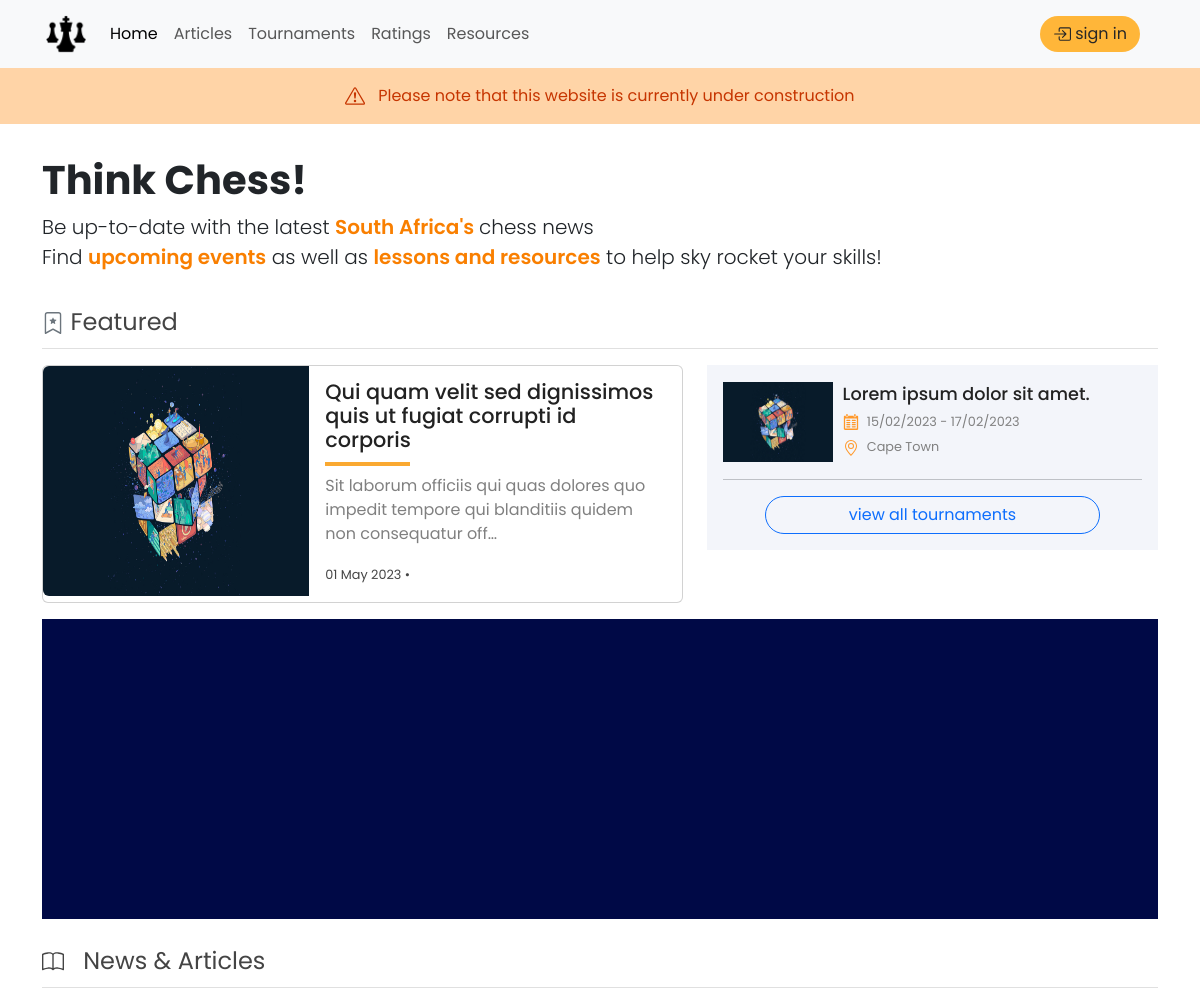
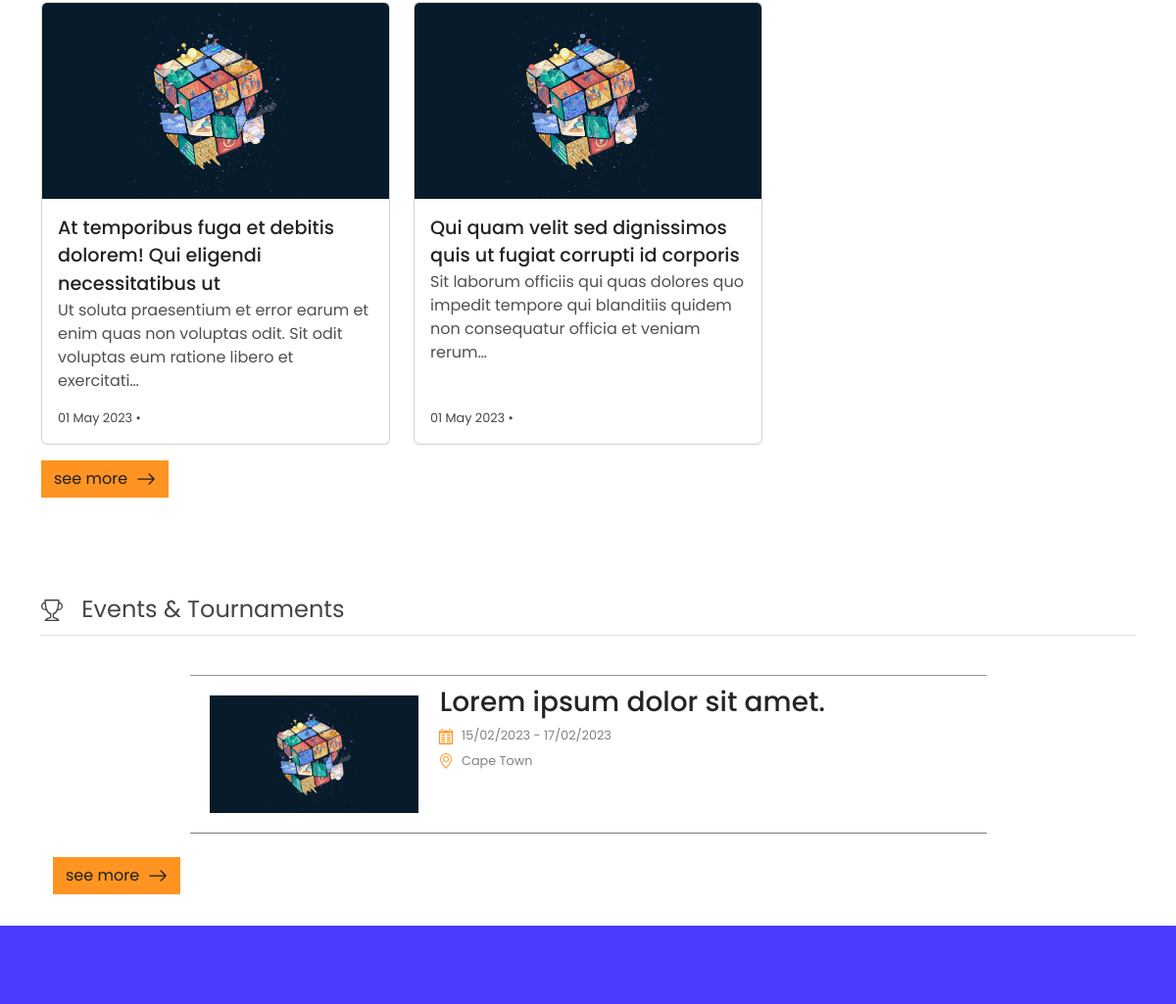
Before: / with the older database file (2 pictures, top to bottom).
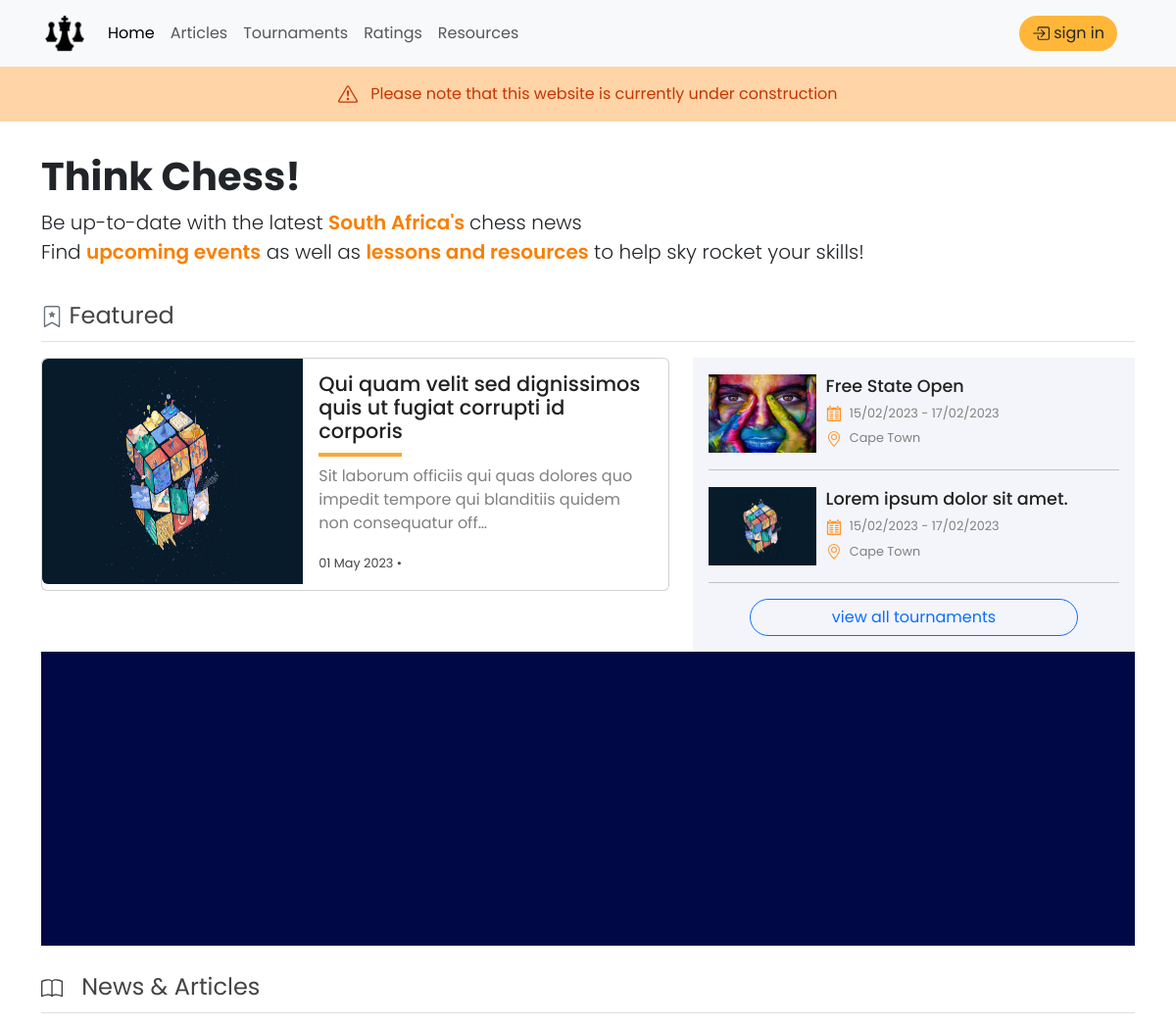
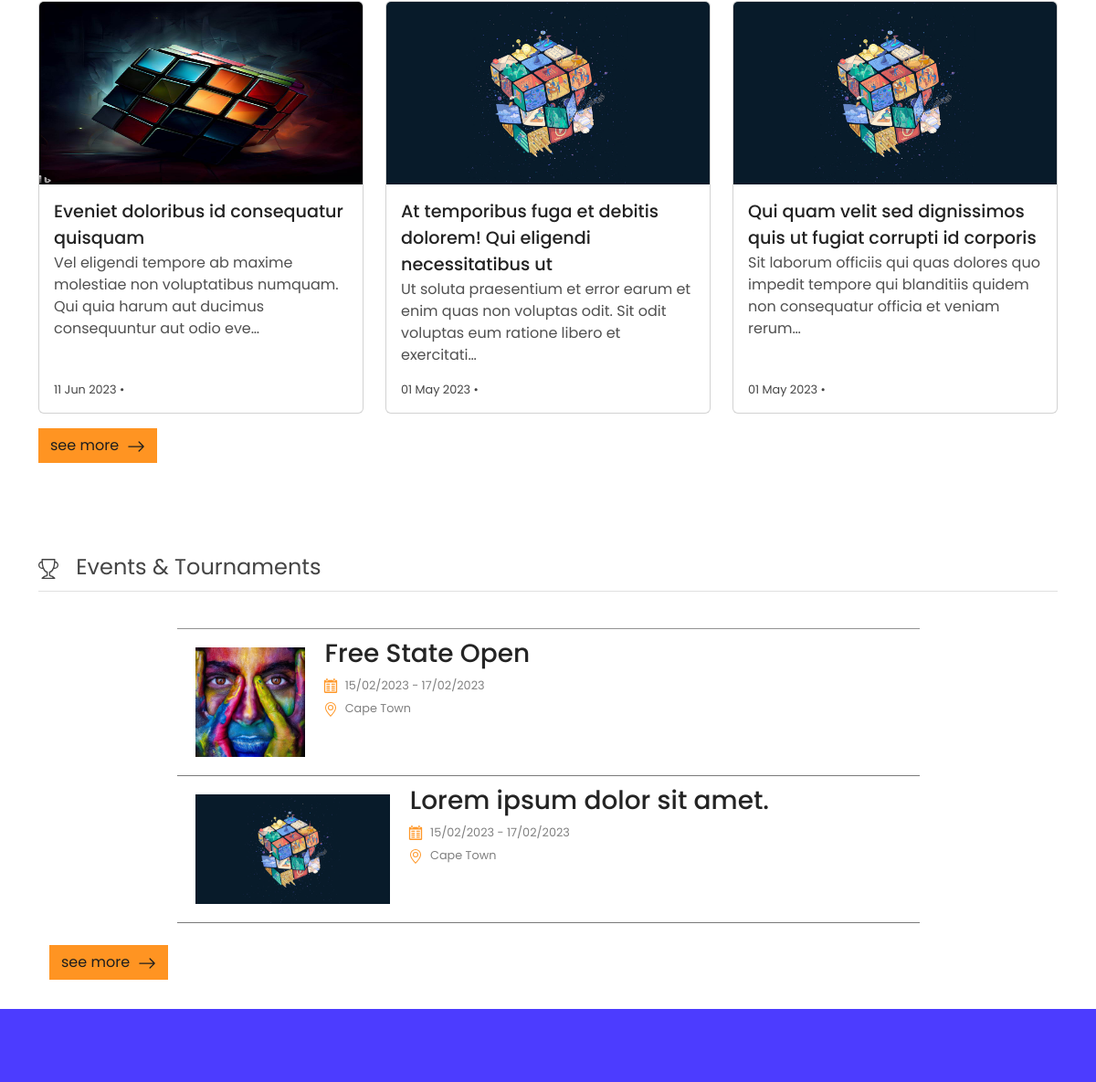
After: the same page with the newer database file (2 pictures, top to bottom).
### blog/models.py (models this page shows, shortened)
class Articles(models.Model):
    owner = models.ForeignKey(User, on_delete=models.CASCADE)
    thumbnail = models.ImageField()
    title = models.CharField(max_length=200)
    subtitle = models.TextField(max_length=500, null=True, blank=True)
    body = QuillField()
    slug = models.SlugField(max_length=300,blank=True)
    date_posted = models.DateTimeField(auto_now_add=True)
    featured_article = models.BooleanField(
        null=True, blank=True, default=False)
    class Meta:
        verbose_name_plural = "articles"

class Tournaments(models.Model):
    thumbnail_t = models.ImageField(null=True, blank=True)
    name = models.CharField(max_length=200)
    description = QuillField()
    slug = models.SlugField(blank=True, max_length=300)
    starts = models.DateField()
    ends = models.DateField()
    ratingType = models.CharField(max_length=100, choices=ratingType, default=" ")
    date_posted = models.DateField(auto_now_add=True)
    featured_tournament = models.BooleanField(null=True, blank=True, default=False)
    class Meta:
        verbose_name_plural = "tournaments"

### blog/views.py (the view)
# urls.py: path("",views.blog,name='blog'),
def blog(request):
    articles = Articles.objects.all().order_by("-date_posted")[:3]
    tournaments = Tournaments.objects.all()[:3:-1]
    featured_articles = Articles.objects.filter(featured_article=True)[:2:-1]
    featured_tournaments = Tournaments.objects.filter(featured_tournament=True)[:3:-1]
    context = {
        "articles":articles,
        "tournaments":tournaments,
        "featured_articles":featured_articles,
        "featured_tournaments":featured_tournaments,
        }
    return render(request, "blog/index.html", context)

### blog/templatetags/read-time.py (called while the page is built)
def read(html):
    return readtime.of_html(html)

### blog/templates/blog/index.html (shortened to what this page needs)
{% extends 'blog/base.html' %} {% load static %} {% load bootstrap5 %} {% block content %} {% load read-time %}
<head>
</head>
    <div class=" row ">
        <div style="background-color: #ffd4a7;width:100%;padding: 1rem;text-align: center;color: rgb(198, 53, 0);" class="col-11">
               &nbsp;
            Please note that this website is currently under construction
        </div>
    </div>
<div id="screensize" class="container">
    <div class="main-heading">
        <h1 class="sitetitle">Think Chess!</h1>
        <p class="lead" style="margin-bottom: 0cm">Be up-to-date with the latest <span style="font-weight: 600; color: #f97f00">South Africa's </span> chess news</p>
        <p class="lead" style="margin-bottom: 0cm">Find <span style="font-weight: 600; color: #f97f00"> upcoming events</span> as well as <span style="font-weight: 600; color: #f97f00"> lessons and resources</span> to help sky rocket your skills!</p>
    </div>
    <section class="featured-posts">
        <div style="border-bottom: 1px rgb(224, 224, 224) solid; margin-bottom: 1rem; padding-bottom: 0.5rem">
            <span id="section-title"
                >
                Featured
            </span>
        </div>
        <div class="row">
            <div class="col-lg-7">
                {% for article in featured_articles %}
                <div class="card mb-3">
                    <div class="row g-0">
                        <div class="col-md-5">
                            <img style="max-height: 230px; width: 100%; min-height: 230px" src="{{article.thumbnail.url}}" class="img-fluid rounded-start" alt="South Africa chess news : {{article.title}}" />
                        </div>
                        <div class="col-md-7">
                            <div class="card-body">
                                <a class="featured-title card-title" href="{% url 'blog:read_article' article.slug %}"> {{article.title}} </a>
                                <div style="background-color: #f99500ce; height: 4px; width: 25%; margin: 0.5rem 0rem 0.5rem 0rem"></div>
                                <p class="featured-subtitle card-text">{{article.subtitle|truncatechars:100}}</p>
                                <div style="align-items: center">
                                    <p class="card-text"><small>{{article.date_posted|date:"d M Y"}} &bull; {{article.body.html|readtime}}</small></p>
                                </div>
                            </div>
                        </div>
                    </div>
                </div>
                {% endfor %}
            </div>
            <div class="col-lg-5">
                <div style="padding: 1rem; background-color: rgba(0, 53, 151, 0.046)">
                    {% for tournament in featured_tournaments %}
                    <div class="mb-3 d-flex align-items-center">
                        <img height="80" width="110" src="{{tournament.thumbnail_t.url}}" alt="chess tournament in south africa : {{tournament.name}}" />
                        <div style="margin-left: 0.6rem">
                            <a class="tournament-title" href="{% url 'blog:tournament_details' tournament.slug %}">{{tournament.name}}</a>
                            <div id="tournament-details" style="margin-top: 0.3rem">
                                <li>
                                    <span> 15/02/2023 - 17/02/2023</span>
                                </li>
                                <li>
                                    <span> Cape Town</span>
                                </li>
                            </div>
                        </div>
                    </div>
                    <hr />
                    {% endfor %}
                    <center>
                        <a id="tournaments-cta" class="btn btn-outline-primary" href="{% url 'blog:tournaments' %}">view all tournaments</a>
                    </center>
                </div>
            </div>
        </div>
    </section>
    <section style="background-color: #000946; height: 300px">
    </section>
    <br />
    <section class="recent-posts">
        <div style="border-bottom: 1px rgb(224, 224, 224) solid; margin-bottom: 1rem; padding-bottom: 0.5rem">
            <span id="section-title"
                >
                &nbsp; News & Articles
            </span>
        </div>
        <div class="row">
            {% for article in articles %}
            <div class="col-lg-4 col-md-6">
                <div style="margin-bottom: 1rem" class="card">
                    <img class="card-img-top" id="article-thumbnail" src="{{article.thumbnail.url}}" alt="south africa chess news, {{article.title}}" />
                    <div style="height: 250px" class="card-body d-grid">
                        <div>
                            <a style="font-weight: 500; font-size: 1.2rem" class="card-title" id="article-title" href="{% url 'blog:read_article' article.slug %}">{{article.title}}</a>
                            <p style="position: relative; font-size: 1rem" id="article-subtitle">{{article.subtitle|truncatechars:120}}</p>
                        </div>
                        <div class="d-flex align-items-end">
                            <small class="d-flex align-items-end card-text">{{article.date_posted|date:"d M Y"}} &bull; {{article.body.html|readtime}}</small>
                        </div>
                    </div>
                </div>
            </div>
            {% endfor %}
        </div>
        <a class="btn all-articles-cta " style="border-radius: 0;" href="{% url 'blog:articlesList' %}"> see more&nbsp;
             <svg xmlns="http://www.w3.org/2000/svg" width="20" height="20" fill="currentColor" class="bi bi-arrow-right" viewBox="0 0 16 16">
            <path fill-rule="evenodd" d="M1 8a.5.5 0 0 1 .5-.5h11.793l-3.147-3.146a.5.5 0 0 1 .708-.708l4 4a.5.5 0 0 1 0 .708l-4 4a.5.5 0 0 1-.708-.708L13.293 8.5H1.5A.5.5 0 0 1 1 8z"/>
          </svg>
        </a>
    </section>
    <br /><br /><br /><br />
    <section>
        <div style="border-bottom: 1px rgb(224, 224, 224) solid; margin-bottom: 1rem; padding-bottom: 0.5rem">
            <span id="section-title"
                >
                &nbsp; Events & Tournaments
            </span>
        </div>
        <br />
        <div class="container-fluid blog-container"  >
            <div class="row d-flex justify-content-center">
              {% for tournament in tournaments %}
              <div class=" col-12 col-md-10 col-lg-9">
               {% if forloop.counter == 1 %}
               <div class="d-flex" style="border-top:1px  solid rgba(110, 110, 110, 0.74);border-bottom:1px  solid rgba(95, 95, 95, 0.829);">
                {% else %}
                <div class="d-flex" style="border-bottom:1px  solid rgba(67, 67, 67, 0.704);">
                {% endif %}
                  <div class="blog-img" style="margin: 20px;">
                    <img height="120" id="tourny-img" src="{{tournament.thumbnail_t.url}}" alt="">
                  </div>
                  <div class="">
                   <a href="{% url 'blog:tournament_details' tournament.slug %}" class="tournament-link">  <h3 class="blog-title" style="margin-left: 2px;margin-top:10px;color:rgb(36, 36, 36)">{{tournament.name}}</h3> </a>
                   <div id="tournament-details" style="margin-top: 0.3rem">
                    <li>
                        <span> 15/02/2023 - 17/02/2023</span>
                    </li>
                    <li>
                        <span> Cape Town</span>
                    </li>
                 </div>
                  </div>
                </div>
              </div>
              {% endfor %}
            </div>
            <br>
            <a class="btn all-articles-cta " style="border-radius: 0;" href="{% url 'blog:tournaments' %}"> see more&nbsp;
                <svg xmlns="http://www.w3.org/2000/svg" width="20" height="20" fill="currentColor" class="bi bi-arrow-right" viewBox="0 0 16 16">
               <path fill-rule="evenodd" d="M1 8a.5.5 0 0 1 .5-.5h11.793l-3.147-3.146a.5.5 0 0 1 .708-.708l4 4a.5.5 0 0 1 0 .708l-4 4a.5.5 0 0 1-.708-.708L13.293 8.5H1.5A.5.5 0 0 1 1 8z"/>
             </svg></a>
            </div>
        </div>
{% endblock content %}

### blog/templates/blog/base.html (shortened to what this page needs)
<!DOCTYPE html>
<html lang="en">
    <head>
        {% load static %}
        {% load bootstrap5 %}
        {% bootstrap_css %}
        <link rel="stylesheet" href="{% static 'css/bootstrap.css' %}">
        <link href="{% static 'css/main.css' %}" rel="stylesheet" />
    </head>
    <nav class="navbar navbar-expand-lg navbar-light bg-light sticky-top">
      <div class="container-fluid">
          <a id="logo"  class="navbar-brand " href="{% url 'blog:blog' %}" style="margin-left: 0.5cm;">
            <img  src="{% static 'images/logo.png' %}" alt="mzansi chess,south africa chess and tournaments">
            </a>
        <div class="collapse navbar-collapse" id="navbarText">
          <ul class="navbar-nav me-auto mb-2 mb-lg-0">
            <li class="nav-item">
              <a class="nav-link active" aria-current="page" href="{% url 'blog:blog' %}">Home</a>
            </li>
            <li class="nav-item">
              <a class="nav-link" href="{% url 'blog:articlesList' %}">Articles</a>
            </li>
            <li class="nav-item">
              <a class="nav-link" href="{% url 'blog:tournaments' %}">Tournaments</a>
            </li>
            <li class="nav-item">
              <a class="nav-link" href="{% url 'blog:ratings' %}">Ratings</a>
            </li>
            <li class="nav-item">
              <a class="nav-link" href="#">Resources</a>
            </li>
          </ul>
          <span style="margin-right: 3rem;" class="navbar-text">
            {% if user.is_authenticated %}
            <div class="dropdown ">
              <img class="avatar-home  dropdown-toggle " type="button" id="dropdownMenuButton2" data-bs-toggle="dropdown" aria-expanded="false" src="#">
              <ul style="width: 350px;background-color: #fcfcfc;" class="dropdown-menu dropdown-menu-light dropdown-menu-end " aria-labelledby="dropdownMenuButton2">
                <div class="container-fluid">
                  <div class="card card-body">
                      <div  style="margin-bottom: 5px;">
                        <a class="d-flex " style="text-decoration: none;" href="#">
                        <img class="avatar-home" src="#">
                        <span style="font-size: 0.9rem;font-weight: 600;margin-left: 5px;">
                        <h6 style="margin-bottom: 0cm;margin-top: 0cm;font-size: 0.9rem;" >Mokhele Katleho</h6>
                        <div class="d-flex">
                          x x x x x x
                        </div>
                        </span>
                        </a>
                        </div>
                        <div class="" style="width: 100%;font-size:0.85rem;margin:0cm">
                        <p style="margin: 0cm;color: rgb(86, 86, 86);"> Lorem, ipsum dolor sit amet consectetur adipisicing elit. facere ipsam consequatur incidunt quidem iusto? </p>
                      </div>
                  </div>
                  <br>
                  <a href="#"  class="btn btn-outline-primary btn-sm"  style="margin-bottom: 10px ;"> Write Article</a> <br>
                  <a href="#"  class="btn btn-outline-primary btn-sm"  style="margin-bottom: 10px ;"> Post Tournament</a> <br>
                  <hr>
                    <a href="#" class="btn btn-outline-secondary btn-sm" style="text-decoration: none;">
                      <svg xmlns="http://www.w3.org/2000/svg" width="21" height="21" fill="currentColor" class="bi bi-box-arrow-left" viewBox="0 0 16 16">
                      <path fill-rule="evenodd" d="M6 12.5a.5.5 0 0 0 .5.5h8a.5.5 0 0 0 .5-.5v-9a.5.5 0 0 0-.5-.5h-8a.5.5 0 0 0-.5.5v2a.5.5 0 0 1-1 0v-2A1.5 1.5 0 0 1 6.5 2h8A1.5 1.5 0 0 1 16 3.5v9a1.5 1.5 0 0 1-1.5 1.5h-8A1.5 1.5 0 0 1 5 12.5v-2a.5.5 0 0 1 1 0v2z"/>
                      <path fill-rule="evenodd" d="M.146 8.354a.5.5 0 0 1 0-.708l3-3a.5.5 0 1 1 .708.708L1.707 7.5H10.5a.5.5 0 0 1 0 1H1.707l2.147 2.146a.5.5 0 0 1-.708.708l-3-3z"/>
                      </svg> &nbsp; Sign Out
                    </a>
              </div>
            </ul>
          </div>
             {% else %}
             <a id="login-btn" class="btn rounded-pill btn-sm" href="{% url 'users:login' %}">
              sign in
             </a>
             {% endif %}
          </span>
        </div>
      </div>
    </nav>
    <body>
        {% block content %}
        {% endblock content %}
        <footer style="height: 5rem;background-color: #4c3cff;margin-top: 2rem;" >
        </footer>
      </body>
</html>

### static/css/main.css (style rules this page uses)
body { font-family: "Poppins", sans-serif; }
li { list-style: none; }
h1 { font-family: "Poppins", sans-serif; font-weight: 700; }
a { text-decoration: none; color: rgb(37, 37, 37); }
p { font-family: "Poppins", sans-serif; }
.main-heading { margin: 2rem 0rem 2rem 0rem; }
.featured-title { font-size: 1.3rem; font-weight: 500; line-height: 1.1rem; color: #222222; }
.featured-subtitle { font-size: 1rem; color: gray; }
small { font-size: 0.8rem; color: #454545; }
#section-title { font-family: "Poppins", sans-serif; font-size: 1.5rem; color: #444444; }
#login-btn { background-color: #ffb639; color: rgb(39, 39, 39); font-size: 1rem; padding: 0.3rem 0.5rem 0.3rem 0.5rem; min-width: 100px; text-decoration: none; }
.tournament-title { color: rgb(34, 34, 34); font-family: "Poppins", sans-serif; font-size: 1.1rem; margin-bottom: 0.5rem; font-weight: 500; }
#tournament-details li { list-style: none; color: gray; font-size: 0.8rem; margin-bottom: 0.4rem; }
#tournament-details li span { margin-left: 0.3rem; }
#tournaments-cta { border-radius: 25px; width: 80%; text-decoration: none; }
#article-thumbnail { height: 200px; }
#article-title { font-size: 1.3rem; color: #222222; }
#article-subtitle { font-size: 1rem; color: #505050; }
.all-articles-cta { background-color: #ff9422; text-decoration: none !important; color: rgb(30, 30, 30) !important; }

### blog/templates/blog/base.html (style rules this page uses)
#logo img { margin-left: 0.4cm; width:40px; }

Changed rows visible on the page:
added Tournaments: thumbnail_t (picture), name "Free State Open"
added Articles: thumbnail (picture), title "Eveniet doloribus id consequatur quisquam", subtitle "Vel eligendi tempore ab maxime molestiae non voluptatibus numquam. Qui quia harum aut ducimus consequuntur aut odio eve…", date_posted "11 Jun 2023"
